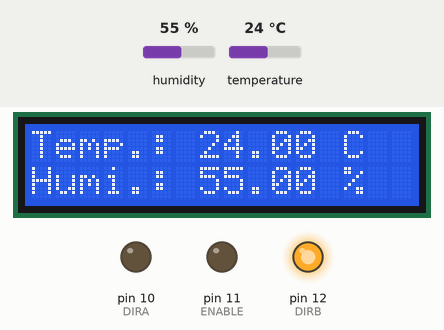
Recording of a sketch running on a simulated Arduino Uno, built with avr-gcc and run on an emulated ATmega328P. Parts: 16×2 character LCD, output pins drawn as LEDs (lit = HIGH). The inputs (shaded band) are chosen by the test bench; at power-on: temperature 24 °C, humidity 55 %.

Above: at 1.2 s.
1.3 s: temperature set to 28 °C
At 3.6 s:
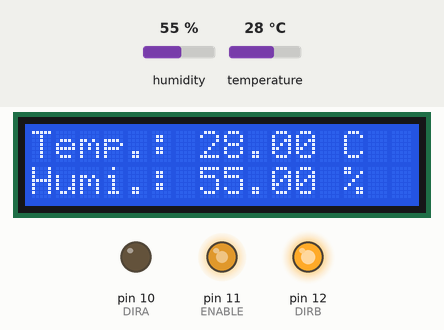
4.0 s: temperature set to 25 °C
At 4.9 s:
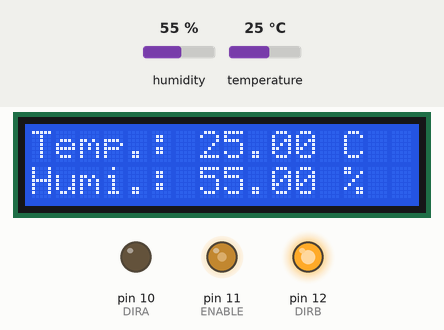
6.7 s: humidity set to 22 %
At 8.8 s:
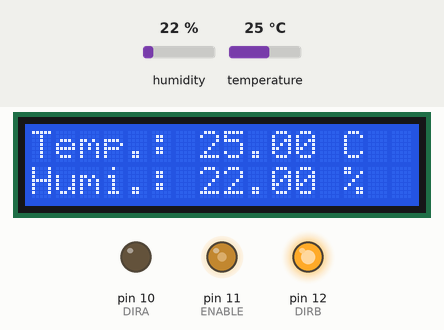
9.7 s: humidity set to 40 %
At 11.3 s:
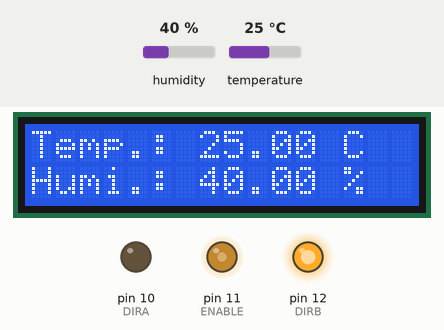
Timing chart, 0 to 12.8 s (numbered marks = the images above; inputs shaded):
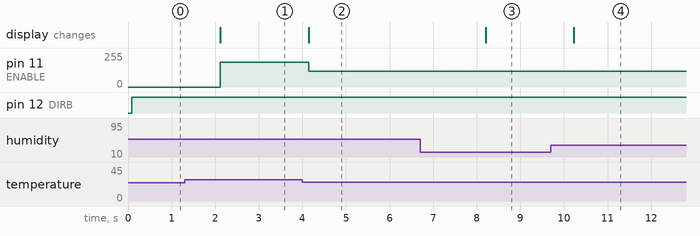

Measured:
- after the input at 1.3 s, pin 11 (ENABLE): 0/255 → 185/255 after 0.82 s; the display: changes after 0.82 s (image 1)
- after the input at 4.0 s, pin 11 (ENABLE): 185/255 → 120/255 after 0.15 s; the display: changes after 0.15 s (image 2)
- after the input at 6.7 s, the display: changes after 1.5 s (image 3)
- after the input at 9.7 s, the display: changes after 0.53 s (image 4)

The sketch:

temp_and_humid.ino
```cpp
#include <LiquidCrystal.h> // includes the LiquidCrystal Library
#include <dht.h>

#define ENABLE 11
#define DIRA 10
#define DIRB 12

#define dataPin 8
LiquidCrystal lcd(1, 2, 4, 5, 6, 7); // Creates an LCD object. Parameters: (rs, enable, d4, d5, d6, d7)
dht DHT;

int i;


void setup() {
  pinMode(ENABLE, OUTPUT);
  pinMode(DIRA, OUTPUT);
  pinMode(DIRB, OUTPUT);
  // Serial.begin(9600);
  lcd.begin(16,2); // Initializes the interface to the LCD screen, and specifies the dimensions (width and height) of the display
}

void loop() {
  int readData = DHT.read11(dataPin);
  float t = DHT.temperature;
  float h = DHT.humidity;
  lcd.setCursor(0,0); // Sets the location at which subsequent text written to the LCD will be displayed
  lcd.print("Temp.: "); // Prints string "Temp." on the LCD
  lcd.print(t); // Prints the temperature value from the sensor
  lcd.print(" C");
  lcd.setCursor(0,1);
  lcd.print("Humi.: ");
  lcd.print(h);
  lcd.print(" %");

  digitalWrite(DIRA, LOW);
  digitalWrite(DIRB, HIGH);
  if(t >= 26) {
    analogWrite(ENABLE, 185);
  }
  if(t == 25)
  {
    analogWrite(ENABLE, 120);
  }

  if(t <= 24)
  {
    digitalWrite(ENABLE, LOW);
  }
  // analogWrite(ENABLE, 255);
  // digitalWrite(DIRA, LOW);
  // digitalWrite(DIRB, HIGH);
  // delay(2000);
  // digitalWrite(ENABLE, LOW);
  // delay(2000);
  // analogWrite(ENABLE, 180);
  // digitalWrite(DIRA, HIGH);
  // digitalWrite(DIRB, LOW);

  // delay(3000);
  // analogWrite(ENABLE, 180);
  // delay(2000);
  // analogWrite(ENABLE, 128);
  // delay(2000);
  // digitalWrite(DIRA, LOW);
  //delay(2000);
  // delay(2000);
  // analogWrite(ENABLE, 128);
  // delay(2000);
  // analogWrite(ENABLE, 180);
  //delay(2000);
  //digitalWrite(ENABLE, LOW);

  // Serial.print("Temperature = ");
  // Serial.print(t);
  // Serial.print(" *C ");
  // Serial.print("    Humidity = ");
  // Serial.print(h);
  // Serial.println(" % ");
  delay(2000);
}
```
